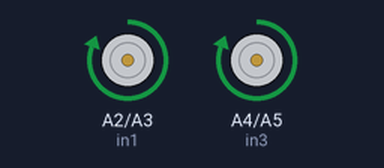
The sketch below on a simulated Arduino Uno, built with avr-gcc and run on an emulated ATmega328P. Parts: motor-driver pin pairs drawn as motors (green arrow = first pin HIGH = forward, orange = second pin HIGH = backward, longer = more drive, scaled by the enable pin).

Above: at 1.0 s.
At 4.0 s:
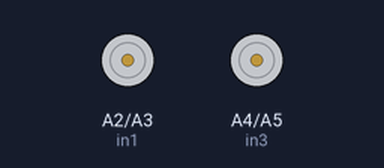
Timing chart, 0 to 7.8 s (numbered marks = the images above):
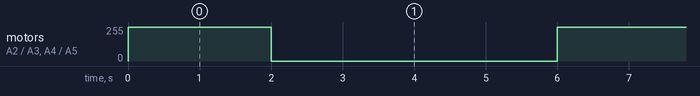

Measured:
- by itself, motor on A2 (in1) / A3 (in2), motor on A4 (in3) / A5 (in4): alternates forward 255/255 for 2.0 s and stopped for 4.0 s

The sketch:

Drive_Motor.ino
```cpp
#define enA 10 // PWN1
#define in1 A2 // L F
#define in2 A3 // L B

#define enB 11 // PWN2
#define in3 A4 // R F
#define in4 A5 // R B

void setup() {
  // Set the motor control pins as outputs
  pinMode(enA, OUTPUT);
  pinMode(in1, OUTPUT);
  pinMode(in2, OUTPUT);
  pinMode(enB, OUTPUT);
  pinMode(in3, OUTPUT);
  pinMode(in4, OUTPUT);

  // Set the initial motor direction
  digitalWrite(in1, HIGH);
  digitalWrite(in2, LOW);
  digitalWrite(in3, HIGH);
  digitalWrite(in4, LOW);
}

void loop() {
  // Set the motor speed
  analogWrite(enA, 255); // Adjust the speed as needed
  analogWrite(enB, 255); // Adjust the speed as needed

  // Rotate the motors clockwise
  digitalWrite(in1, HIGH);
  digitalWrite(in2, LOW);
  digitalWrite(in3, HIGH);
  digitalWrite(in4, LOW);

  delay(2000); // Rotate for 2 seconds

  // Stop the motors
  analogWrite(enA, 0);
  analogWrite(enB, 0);

  delay(1000); // Pause for 1 second

  // Rotate the motors counterclockwise
  digitalWrite(in1, LOW);
  digitalWrite(in2, HIGH);
  digitalWrite(in3, LOW);
  digitalWrite(in4, HIGH);

  delay(2000); // Rotate for 2 seconds

  // Stop the motors
  analogWrite(enA, 0);
  analogWrite(enB, 0);

  delay(1000); // Pause for 1 second
}
```
